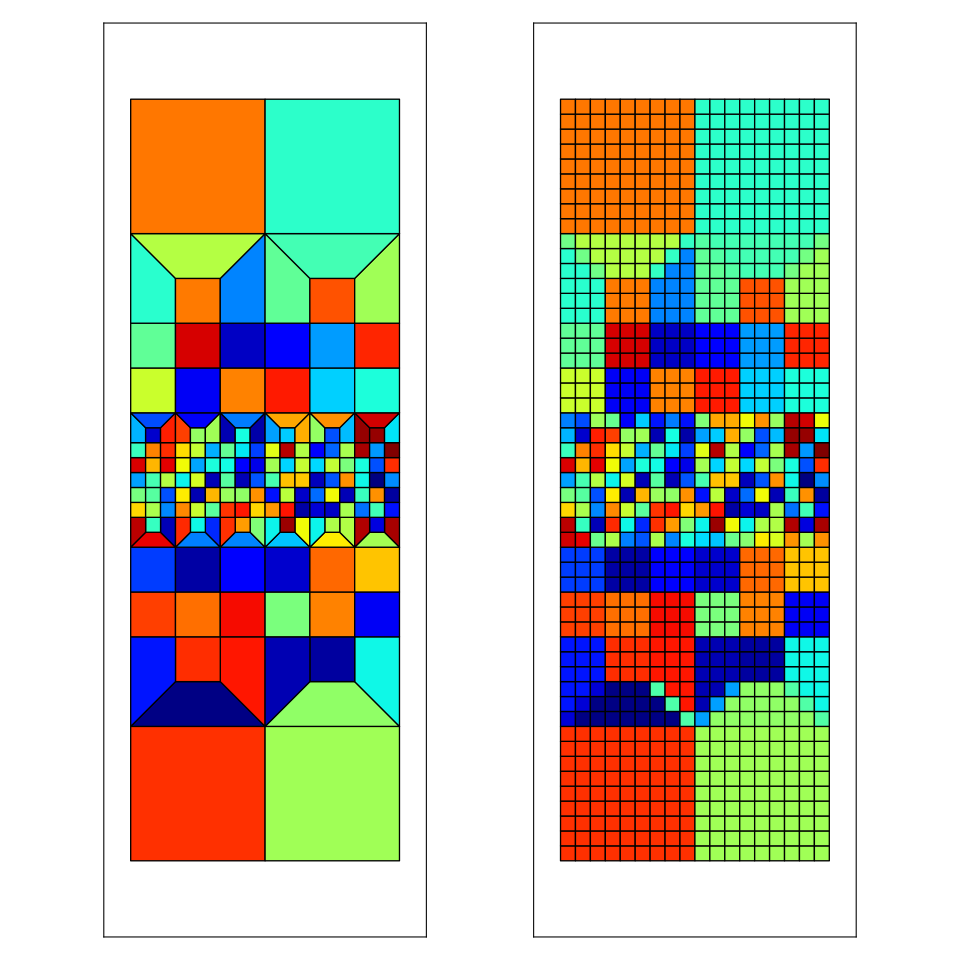

The Python source for this figure:

import GooseFEM as gf
import matplotlib.pyplot as plt
import GooseMPL as gplt
import numpy as np

plt.style.use(['goose'])

# --------------------------------------------------------------------------------------------------

fig, axes = plt.subplots(figsize=(10,10), ncols=2)

# ---

ax = axes[0]

mesh = gf.Mesh.Quad4.FineLayer(6*3, 18*2)
coor = mesh.coor()
conn = mesh.conn()

cindex = np.random.random(mesh.nelem())

im = gplt.patch(coor=coor, conn=conn, cindex=cindex, cmap='jet', axis=ax)

ax.set_aspect('equal')
ax.get_xaxis().set_visible(False)
ax.get_yaxis().set_visible(False)

# ---

ax = axes[1]

mapping = gf.Mesh.Quad4.Map.FineLayer2Regular(mesh)

new_mesh = mapping.getRegularMesh()

coor = new_mesh.coor()
conn = new_mesh.conn()

c = mapping.mapToRegular(cindex)

im = gplt.patch(coor=coor, conn=conn, cindex=c, cmap='jet', axis=ax)

ax.set_aspect('equal')
ax.get_xaxis().set_visible(False)
ax.get_yaxis().set_visible(False)

# ---

plt.savefig('map.svg')
plt.show()
